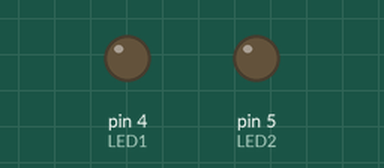
Recording of a sketch running on a simulated Arduino Uno, built with avr-gcc and run on an emulated ATmega328P. Shown: output pins drawn as LEDs (lit = HIGH).

Above: at 0.8 s.
At 40.3 s:
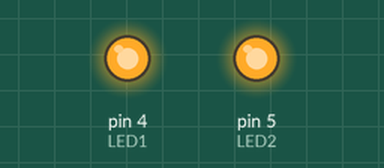
Timing chart, 0 to 41.9 s (numbered marks = the images above):
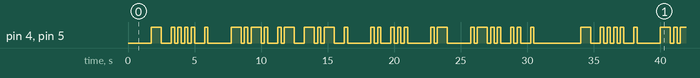

The sketch:

GLEE_Our_Own_Code.ino
```cpp
//We wrote a hidden message in morse code. Can you figure it out?//
// *Note, we did not use loops so as to only utilize that which we have been taught thus far in the GLEE modules

int LED1 = 4; //We define the variable "LED1" in correspondance to the pin with which it is connected
int LED2 = 5; //IBID

void setup()
{
Serial.begin(9600); //Rate of data transmission in bits/second

pinMode(LED1, OUTPUT); //The first argument defines the pin # on the board with which the LED is connected, the second
pinMode(LED2, OUTPUT); // argument defines whether it will be transmitting or receiving data.
}

void loop()
{
digitalWrite(LED1, LOW);
digitalWrite(LED2, LOW);
delay(1750);

//The very beginning of the code. combines with the break at the end to separate the different loop iterations

digitalWrite(LED1, HIGH);
digitalWrite(LED2, HIGH);
delay(750);

digitalWrite(LED1, LOW);
digitalWrite(LED2, LOW);
delay(750);

digitalWrite(LED1, HIGH);
digitalWrite(LED2, HIGH);
delay(250);

digitalWrite(LED1, LOW);
digitalWrite(LED2, LOW);
delay(250);

digitalWrite(LED1, HIGH);
digitalWrite(LED2, HIGH);
delay(250);

digitalWrite(LED1, LOW);
digitalWrite(LED2, LOW);
delay(250);

digitalWrite(LED1, HIGH);
digitalWrite(LED2, HIGH);
delay(250);

digitalWrite(LED1, LOW);
digitalWrite(LED2, LOW);
delay(250);

digitalWrite(LED1, HIGH);
digitalWrite(LED2, HIGH);
delay(250);

digitalWrite(LED1, LOW);
digitalWrite(LED2, LOW);
delay(750);

digitalWrite(LED1, HIGH);
digitalWrite(LED2, HIGH);
delay(250);

digitalWrite(LED1, LOW);
digitalWrite(LED2, LOW);
delay(1750);

//WORD
digitalWrite(LED1, HIGH);
digitalWrite(LED2, HIGH);
delay(750);

digitalWrite(LED1, LOW);
digitalWrite(LED2, LOW);
delay(250);

digitalWrite(LED1, HIGH);
digitalWrite(LED2, HIGH);
delay(250);

digitalWrite(LED1, LOW);
digitalWrite(LED2, LOW);
delay(250);

digitalWrite(LED1, HIGH);
digitalWrite(LED2, HIGH);
delay(750);

digitalWrite(LED1, LOW);
digitalWrite(LED2, LOW);
delay(250);

digitalWrite(LED1, HIGH);
digitalWrite(LED2, HIGH);
delay(250);

digitalWrite(LED1, LOW);
digitalWrite(LED2, LOW);
delay(750);//

digitalWrite(LED1, HIGH);
digitalWrite(LED2, HIGH);
delay(250);

digitalWrite(LED1, LOW);
digitalWrite(LED2, LOW);
delay(250);

digitalWrite(LED1, HIGH);
digitalWrite(LED2, HIGH);
delay(750);

digitalWrite(LED1, LOW);
digitalWrite(LED2, LOW);
delay(750);//

digitalWrite(LED1, HIGH);
digitalWrite(LED2, HIGH);
delay(750);

digitalWrite(LED1, LOW);
digitalWrite(LED2, LOW);
delay(250);

digitalWrite(LED1, HIGH);
digitalWrite(LED2, HIGH);
delay(250);

digitalWrite(LED1, LOW);
digitalWrite(LED2, LOW);
delay(250);

digitalWrite(LED1, HIGH);
digitalWrite(LED2, HIGH);
delay(750);

digitalWrite(LED1, LOW);
digitalWrite(LED2, LOW);
delay(750);

digitalWrite(LED1, HIGH);
digitalWrite(LED2, HIGH);
delay(250);

digitalWrite(LED1, LOW);
digitalWrite(LED2, LOW);
delay(1750);

//word

digitalWrite(LED1, HIGH);
digitalWrite(LED2, HIGH);
delay(250);

digitalWrite(LED1, LOW);
digitalWrite(LED2, LOW);
delay(250);

digitalWrite(LED1, HIGH);
digitalWrite(LED2, HIGH);
delay(250);

digitalWrite(LED1, LOW);
digitalWrite(LED2, LOW);
delay(750);//

digitalWrite(LED1, HIGH);
digitalWrite(LED2, HIGH);
delay(250);

digitalWrite(LED1, LOW);
digitalWrite(LED2, LOW);
delay(250);

digitalWrite(LED1, HIGH);
digitalWrite(LED2, HIGH);
delay(250);

digitalWrite(LED1, LOW);
digitalWrite(LED2, LOW);
delay(250);

digitalWrite(LED1, HIGH);
digitalWrite(LED2, HIGH);
delay(250);

digitalWrite(LED1, LOW);
digitalWrite(LED2, LOW);
delay(1750);

//word

digitalWrite(LED1, HIGH);
digitalWrite(LED2, HIGH);
delay(250);

digitalWrite(LED1, LOW);
digitalWrite(LED2, LOW);
delay(250);

digitalWrite(LED1, HIGH);
digitalWrite(LED2, HIGH);
delay(750);

digitalWrite(LED1, LOW);
digitalWrite(LED2, LOW);
delay(1750);

//word

digitalWrite(LED1, HIGH);
digitalWrite(LED2, HIGH);
delay(250);

digitalWrite(LED1, LOW);
digitalWrite(LED2, LOW);
delay(250);

digitalWrite(LED1, HIGH);
digitalWrite(LED2, HIGH);
delay(750);

digitalWrite(LED1, LOW);
digitalWrite(LED2, LOW);
delay(250);

digitalWrite(LED1, HIGH);
digitalWrite(LED2, HIGH);
delay(250);

digitalWrite(LED1, LOW);
digitalWrite(LED2, LOW);
delay(250);

digitalWrite(LED1, HIGH);
digitalWrite(LED2, HIGH);
delay(250);

digitalWrite(LED1, LOW);
digitalWrite(LED2, LOW);
delay(750);//

digitalWrite(LED1, HIGH);
digitalWrite(LED2, HIGH);
delay(250);

digitalWrite(LED1, LOW);
digitalWrite(LED2, LOW);
delay(250);

digitalWrite(LED1, HIGH);
digitalWrite(LED2, HIGH);
delay(250);

digitalWrite(LED1, LOW);
digitalWrite(LED2, LOW);
delay(750);//

digitalWrite(LED1, HIGH);
digitalWrite(LED2, HIGH);
delay(250);

digitalWrite(LED1, LOW);
digitalWrite(LED2, LOW);
delay(1750);
}
```

Measured:
- by itself, pin 4 (LED1), pin 5 (LED2): moves between LOW and HIGH, repeating every 32.3 s
- by itself, everything shown: repeats every 32.3 s, in 60 steps
